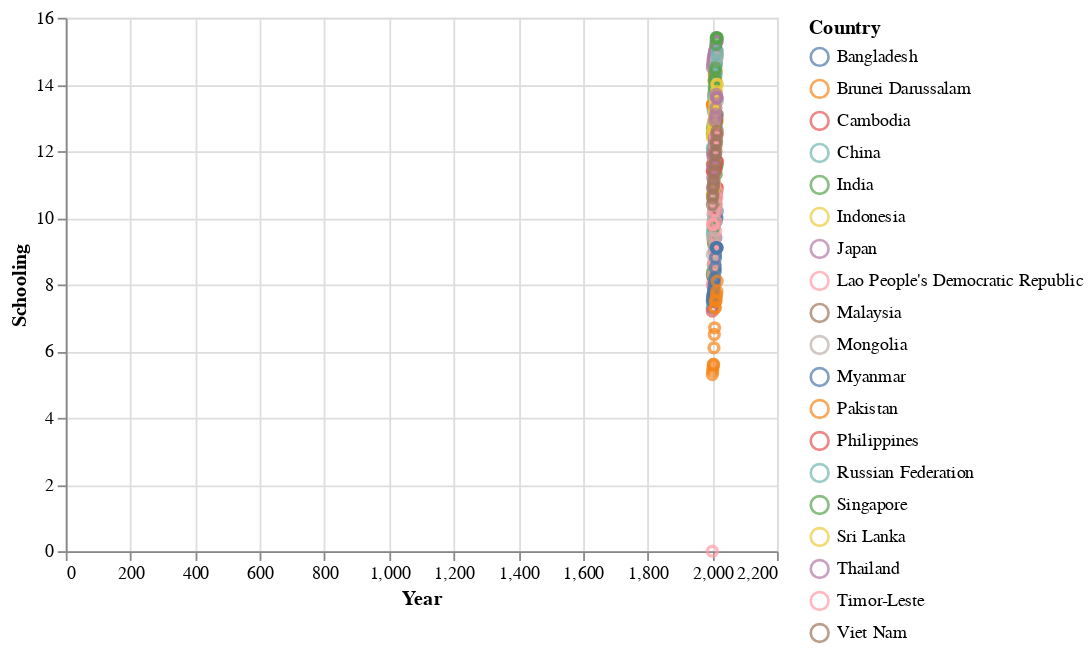

The cell this chart's notebook holds for it:
### Code cell
#Exploring data using descriptive statistics or visualisations to get to know the dataset and spot possible issues (such as outliers or typos)
#Identify and report issues with missing data
alt.Chart(FactorHealth1).mark_point().encode(
    x ='Year',
    y ='Schooling',
    color = 'Country'
)
#North Korea and South Korea are missing
#Overall, the values are not wrong

### Figure 1 — Vega-Lite specification as saved in the notebook (floating-point values rounded to 4 significant figures; data arrays with more than 128 entries replaced by an {"elided": "..."} marker saying what was removed)
{"config": {"view": {"continuousWidth": 400, "continuousHeight": 300}}, "data": {"name": "data-5d7784e6133ec95ec4ff5e057c2af840"}, "mark": "point", "encoding": {"color": {"field": "Country", "type": "nominal"}, "x": {"field": "Year", "type": "quantitative"}, "y": {"field": "Schooling", "type": "quantitative"}}, "$schema": "https://vega.github.io/schema/vega-lite/v4.17.0.json", "datasets": {"data-5d7784e6133ec95ec4ff5e057c2af840": {"elided": "336 records"}}}
